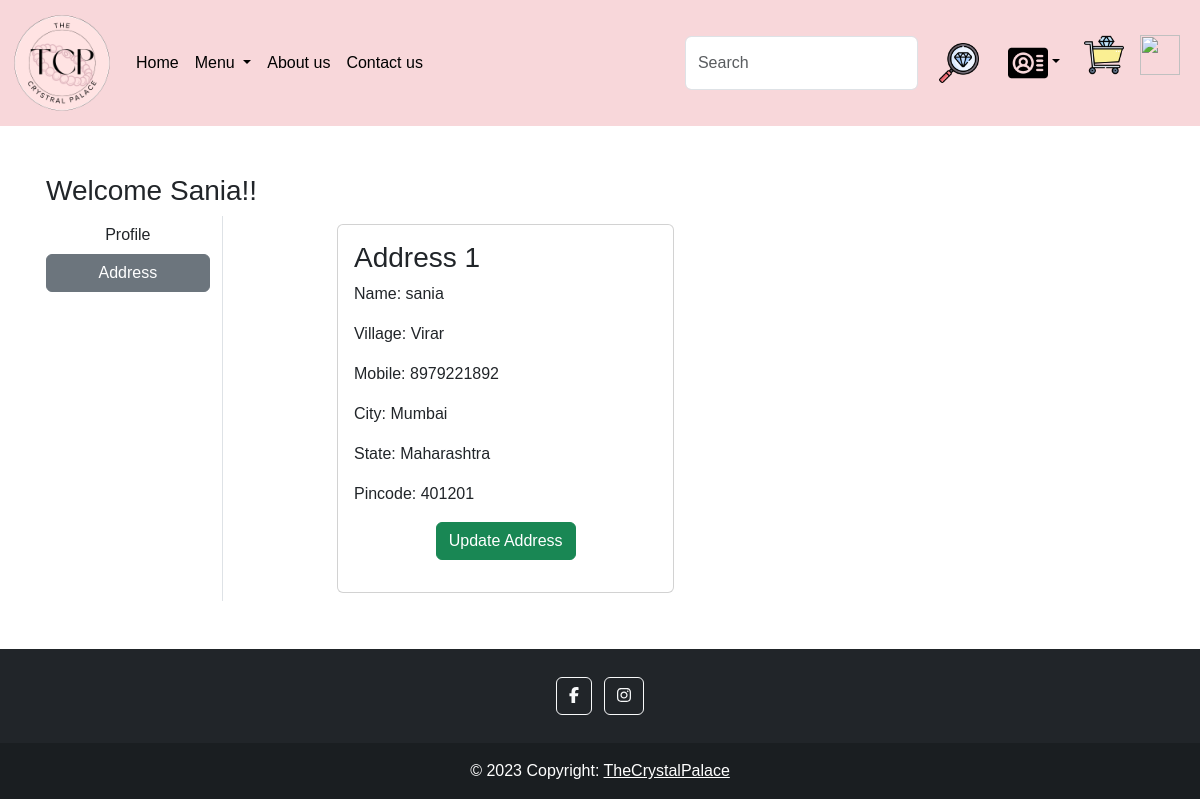
The page /address/ (signed in) on the database its author committed.
### app/models.py (models this page shows, shortened)
class Customer(models.Model):
    user = models.ForeignKey(User,on_delete=models.CASCADE)
    name = models.CharField(max_length=200)
    village = models.CharField(max_length=200)
    landmark = models.CharField(max_length=200)
    city = models.CharField(max_length=100)
    mobile = models.IntegerField(default=0,help_text = "Please enter 10 digits valid Number")
    pincode = models.IntegerField()
    state = models.CharField(choices=STATE_CHOICES,max_length=100)

### app/views.py (the view)
# urls.py: path('address/', views.address, name="address"),
@login_required
def address(request):
    add = Customer.objects.filter(user=request.user)
    return render(request, 'app/address.html',locals())

### app/templates/app/address.html (shortened to what this page needs)
{% extends 'app/base.html' %}
{% load static %}
{% block main-content %}
<div class="container my-5">
    <div class="row">
        <h3>Welcome <span class="text-capitalize">{{request.user}}!!</span></h3>
      <div class="col-sm-2 border-end">
        <ul class="list-unstyled">
         <li class="d-grid"><a href="{% url 'profile' %}" class="btn ">Profile</a></li>
         <li class="d-grid"><a href="{% url 'address' %}" class="btn btn-secondary">Address</a></li>
        </ul>
      </div>
      <div class="col-sm-8 offset-sm-1">
         <div class="row">
            {% for ad in add %}
            <div class="col-sm-6">
                <div class="card m-2">
                    <div class="card-body">
                        <h3>Address  {{forloop.counter}}</h3>
                        <p>Name: {{ad.name}}</p>
                        <p>Village: {{ad.village}}</p>
                        <p>Mobile: {{ad.mobile}}</p>
                        <p>City: {{ad.city}}</p>
                        <p>State: {{ad.state}}</p>
                        <p>Pincode: {{ad.pincode}}</p>
                        <p class="text-center"><a href="{% url 'updateAddress' pk=ad.id %}" type="button" class="btn btn-success">Update Address</a></p>
                    </div>
                </div>
            </div>
            {% endfor %}
         </div>
      </div>
    </div>
</div>
{% endblock main-content %}

### app/static/app/css/style.css (style rules this page uses)
.row::after { content: ""; clear: both; display: table; }
body { font-family: Arial, Helvetica, sans-serif; margin: 0; }
html { box-sizing: border-box; }
*, *:before, *:after { box-sizing: inherit; }
.container { padding: 0 16px; }
.container::after, .row::after { content: ""; clear: both; display: table; }

### rows shown on the page
Customer: name "sania", village "Virar", mobile "8979221892", city "Mumbai", state "Maharashtra", pincode "401201"

### other values the page prints
{{ request.user }} "Sania"
